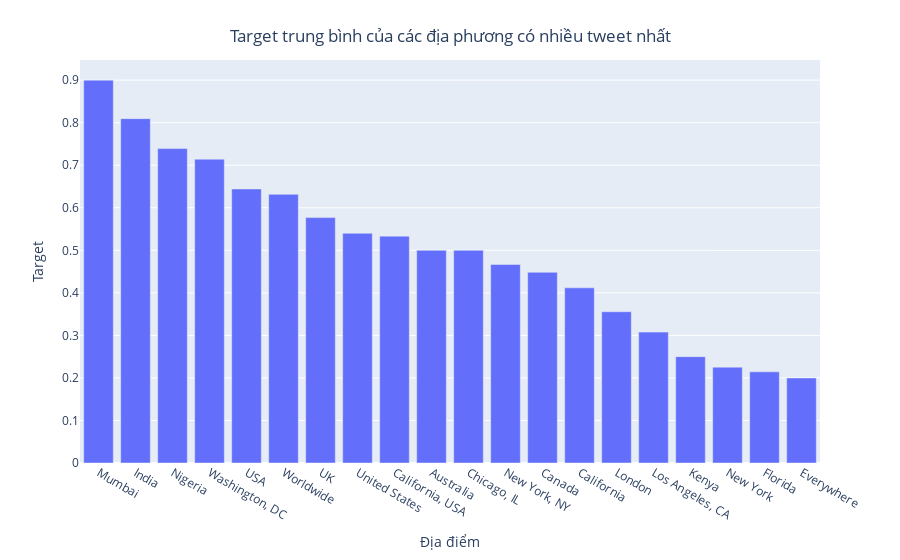

Write notebook code for a chart like this one.
### Code cell
location_df = train_df[train_df["location"].isin(top_location.index)]
location_target = location_df.groupby("location")["target"].mean().sort_values(ascending=False)

fig = px.bar(location_target, x=location_target.index, y=location_target.values)
fig.update_layout(xaxis={'type': 'category'}, 
                yaxis_title = "Target",
                xaxis_title = "Địa điểm",
                title={
                    'text': 'Target trung bình của các địa phương có nhiều tweet nhất',
                    'x': 0.5,  # Giữa trục x
                    'xanchor': 'center',  # Căn giữa theo trục x
                    'yanchor': 'top'  # Căn theo trục y
                })


fig.show()

### Figure 1 — Plotly figure (JSON) as saved in the notebook; plotly's stock layout.template omitted (floating-point values rounded to 4 significant figures)
{"data": [{"alignmentgroup": "True", "hovertemplate": "location=%{x}<br>y=%{y}<extra></extra>", "legendgroup": "", "marker": {"color": "#636efa", "pattern": {"shape": ""}}, "name": "", "offsetgroup": "", "orientation": "v", "showlegend": false, "textposition": "auto", "type": "bar", "x": ["Mumbai", "India", "Nigeria", "Washington, DC", "USA", "Worldwide", "UK", "United States", "California, USA", "Australia", "Chicago, IL", "New York, NY", "Canada", "California", "London", "Los Angeles, CA", "Kenya", "New York", "Florida", "Everywhere"], "xaxis": "x", "y": [0.9, 0.8095, 0.7391, 0.7143, 0.6442, 0.6316, 0.5769, 0.54, 0.5333, 0.5, 0.5, 0.4667, 0.4483, 0.4118, 0.3556, 0.3077, 0.25, 0.2254, 0.2143, 0.2], "yaxis": "y"}], "layout": {"barmode": "relative", "legend": {"tracegroupgap": 0}, "margin": {"t": 60}, "title": {"text": "Target trung bình của các địa phương có nhiều tweet nhất", "x": 0.5, "xanchor": "center", "yanchor": "top"}, "xaxis": {"anchor": "y", "domain": [0, 1], "title": {"text": "Địa điểm"}, "type": "category"}, "yaxis": {"anchor": "x", "domain": [0, 1], "title": {"text": "Target"}}}}
